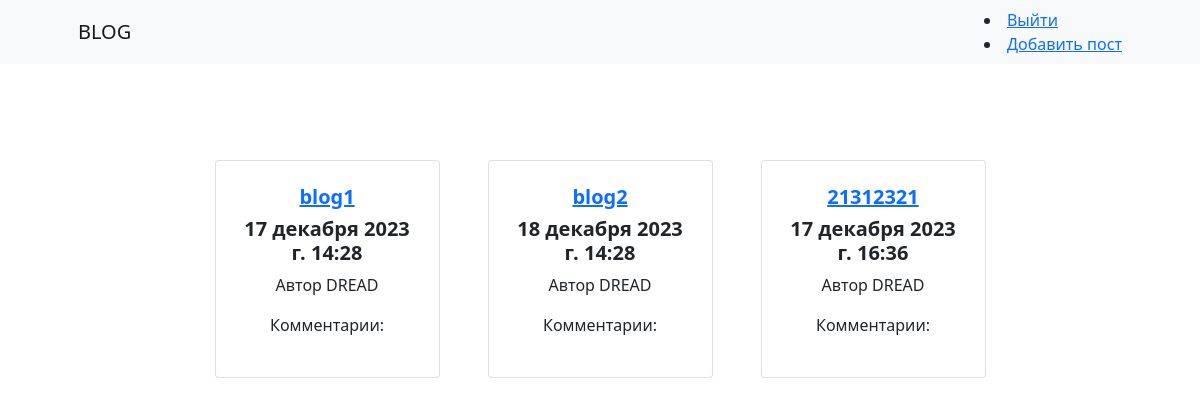
The app's page / (signed in), older data.
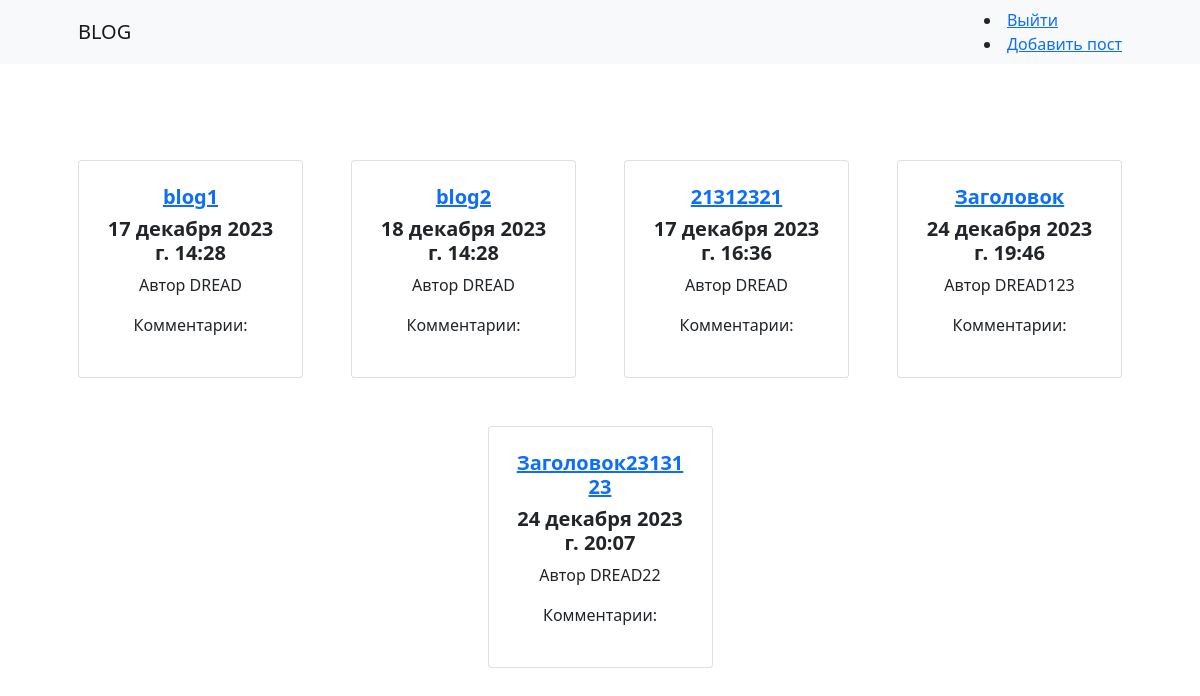
The same page, newer data.
### blog/models.py (models this page shows, shortened)
class Post(models.Model):
    published = PostPublishedManager()
    author = models.ForeignKey(settings.AUTH_USER_MODEL, on_delete=models.CASCADE)
    title = models.CharField(max_length=200)
    text = models.TextField()
    created_date = models.DateTimeField(default=timezone.now)
    published_date = models.DateTimeField(blank=True, null=True)
    is_published = models.BooleanField(default=False)
    objects = PostManager()
    published = PostPublishedManager()
    class Meta:
        verbose_name = 'Запись в блоге'
        verbose_name_plural = 'Записи в блоге'
    def is_published(self):
        return True if self.published_date else False

### blog/views.py (the view)
# urls.py: path('', views.post_list, name='post_list'),
def post_list(request):
    posts = Post.objects.for_user(user=request.user)
    return render(request, 'blog/post_list.html', {'posts': posts})

### blog/managers.py (called while the page is built)
    def for_user(self, user=None):
        if user.is_staff:
            return self.all()
        elif user.is_authenticated:
            return self.filter(
                Q(published_date__lte=timezone.now()) | Q(author=user))

    def get_queryset(self):
        return PostQuerySet(self.model, using=self._db)

    def for_user(self, user=None):
        return self.get_queryset().for_user(user=user)

### templates/blog/post_list.html
{% extends "navbar.html" %}
{% block content %}
        <section class="py-5">
            <div class="container px-4 px-lg-5 mt-5">
                <div class="row gx-4 gx-lg-5 row-cols-2 row-cols-md-3 row-cols-xl-4 justify-content-center">
                    {% for post in posts %}
                    <div class="col mb-5">
                        <div class="card h-100">
                            <div class="card-body p-4">
                                <div class="text-center">
                                    <h5 class="fw-bolder"><a href="/posts/{{post.id}}/">{{post.title}}</a></h5>
                                    <h5 class="fw-bolder">{{ post.published_date }}</h5>
                                    <p>Автор {{ post.author}}</p>
                                    <p>Комментарии: {{ post.comments.count }}</p>
                                </div>
                            </div>
                        </div>
                    </div>
                    {% endfor %}
                </div>
            </div>
        </section>
{% endblock %}

### templates/navbar.html (shortened to what this page needs)
<!DOCTYPE html>
<html lang="en">
    <head>
        <link href="https://cdn.jsdelivr.net/npm/bootstrap@5.0.2/dist/css/bootstrap.min.css" rel="stylesheet">
    </head>
    <body>
        <nav class="navbar navbar-expand-lg navbar-light bg-light">
            <div class="container px-4 px-lg-5">
                <a class="navbar-brand" href="/">BLOG</a>
                <div class="collapse navbar-collapse" id="navbarSupportedContent">
                    <form>
                        {% if request.user.is_authenticated %}
                            <li class="nav-item"><a href="{% url 'logout' %}" >Выйти</a></li>
                            <li class="nav-item"><a href="{% url 'post_add' %}" class="top-menu">Добавить пост</a></li>
                        {% else %}
                            <li class="nav-item"><a href="{% url 'login' %}" class="top-menu">Войти</a></li>
                        {% endif %}
                    </form>
                </div>
            </div>
        </nav>
         {% block content %}
         {% endblock %}
    </body>
</html>

Row changes from the older to the newer data that the page shows:
added Post: title "Заголовок", published_date "24 декабря 2023 г. 19:46", author "DREAD123"
added Post: title "Заголовок2313123", published_date "24 декабря 2023 г. 20:07", author "DREAD22"
